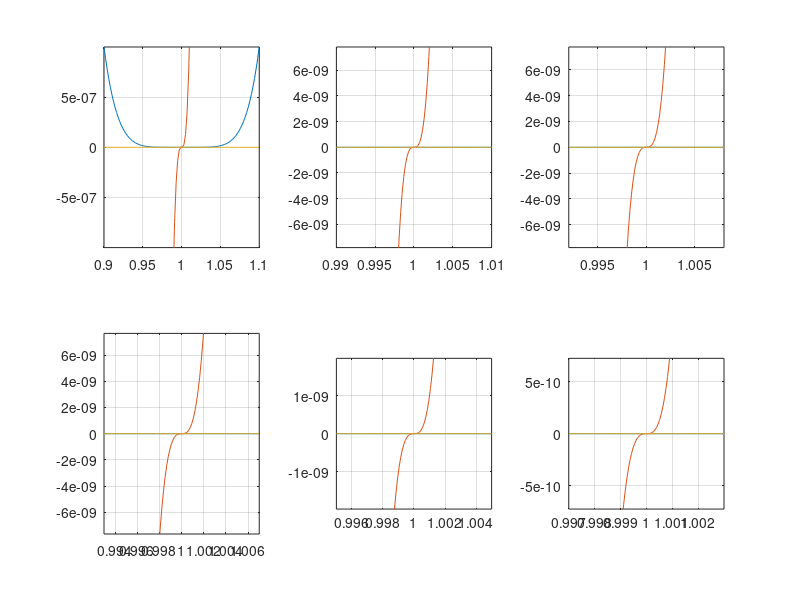
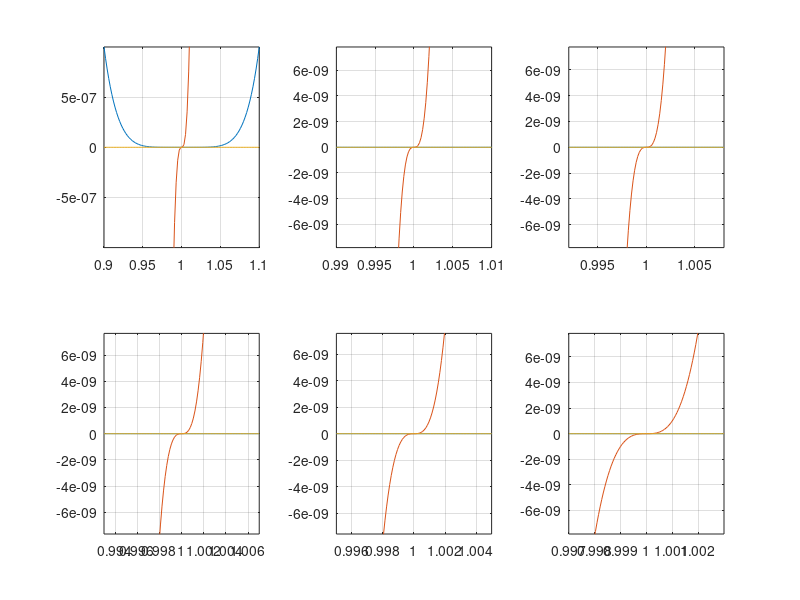

MATLAB code to generate these figures, in order:
% Script: ZoomPoli
% Plotea (x-1)^6 alrededor de x=1 con escala creciente
% pero evaluado via x^6 - 6x^5 + 15x^4 - 20x^3 + 15x^2 - 6x +1
%
% 05.04.2015 (Sergio Preidikman)
% 29.10.2015 (Luciano Ponzellini Marinelli)

clear, clc, close all

k=0;
n=100;
for delta = [.1 .01 .008 .007 .005  .003 ]
   x = linspace(1-delta,1+delta,n)';
   y = x.^6 - 6*x.^5 + 15*x.^4 - 20*x.^3 + 15*x.^2 - 6*x + 1;
   y1 = (x-1).^3;
   k = k+1;
   subplot(2,3,k), plot(x,y,x,y1,x,zeros(1,n)), grid on
   axis([1-delta   1+delta   -max(abs(y))   max(abs(y))])
end
saveas(gcf, 'ZoomPoli', 'fig'); % Guardo figuras en directorio actual (matlab)
saveas(gca, 'ZoomPoli', 'epsc');